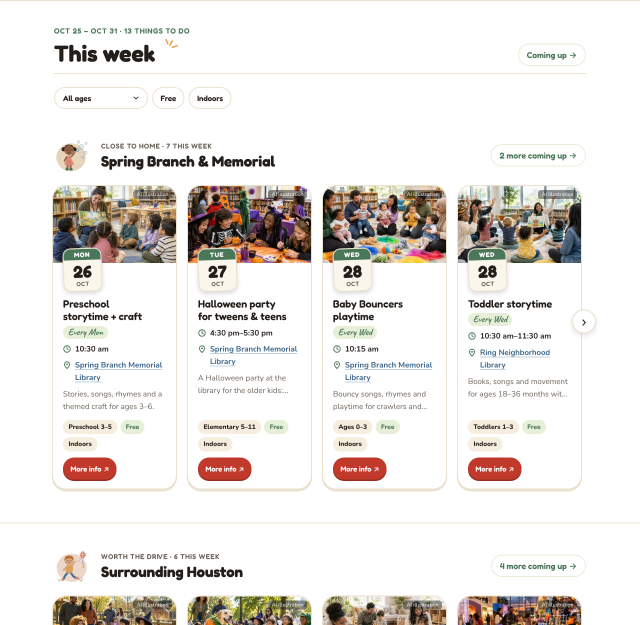
#> input picture sel-a.png, 1280 x 1250 px (shown at 1/2 size)
$ python ig-compose.py ../sel-a.png ../sel-b.png
#> lines starting #> are read from the running program, lines starting #| are printed output that depends on the picture; after the words box and inside, x2 and y2 are one past the last pixel; in counts of white or black regions, pixels touching at a corner belong together
# Turns a generated 2:3 portrait into a 4:5 Instagram image (1080x1350).
# The design (logo included) is drawn by the image model, so we find where the content actually is and crop
# around it. If the content is too tall for a 4:5 crop, the whole design is kept and the sides are extended
# with the background color instead.
# Usage: python3 scripts/ig-compose.py in.jpg out.jpg   (needs Pillow: pip install pillow)
import sys
from collections import Counter
from PIL import Image, ImageChops

W, H = 1080, 1350
src, out = sys.argv[1], sys.argv[2]
im = Image.open(src).convert("RGB")
#> im is the input picture: PIL image 1280x1250 RGB; mean R, G, B 233.1, 229.4, 226.2
w, h = im.size
#> w = 1280; h = 1250
win = round(w * H / W)  # crop height in source pixels for a 4:5 frame
#> win = 1600

# Background: the most common color along the top-center strip (blob shapes sit in the corners).
bins = Counter()
for n, (r, g, b) in im.crop((w // 4, 0, 3 * w // 4, max(4, h // 40))).getcolors(1 << 20):
    bins[(r // 8 * 8, g // 8 * 8, b // 8 * 8)] += n
#> this loop made 2 passes
#> (n, r, g, b) on passes 1 to 2: (18560, 255, 255, 255), (1280, 235, 225, 207)
#> after the loop, bins = {(248, 248, 248): 18560, (232, 224, 200): 1280}
bg = bins.most_common(1)[0][0]
#> bg = (248, 248, 248)

# Rows with content, looking only at the middle 70% of the width so corner decorations don't count.
mid = im.crop((round(w * 0.15), 0, round(w * 0.85), h))
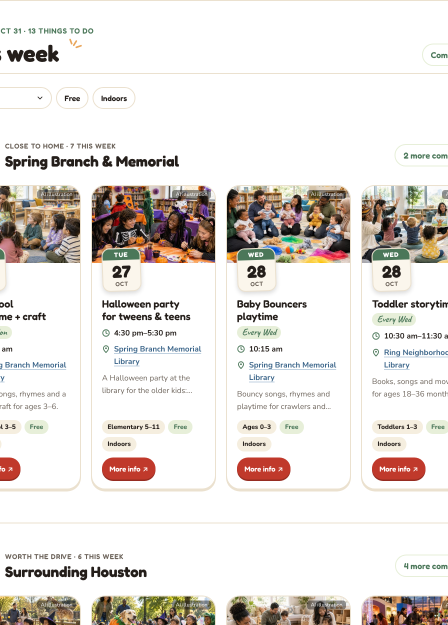
#> mid: PIL image 896x1250 RGB (shown at 1/2 size); mean R, G, B 229.6, 225.1, 221.3
diff = ImageChops.difference(mid, Image.new("RGB", mid.size, bg)).convert("L").point(lambda v: 255 if v > 40 else 0)
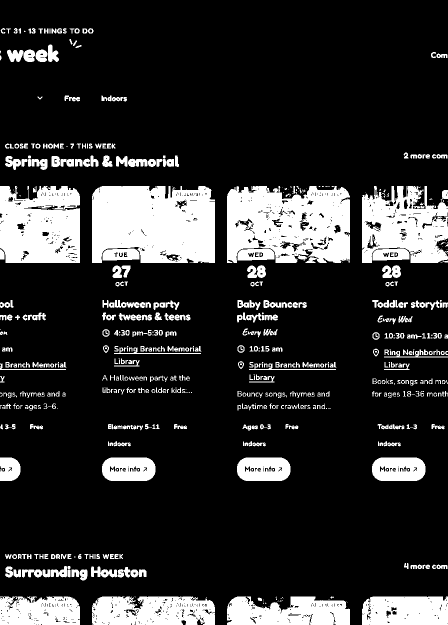
#> diff: PIL image 896x1250 L (shown at 1/2 size); 18.2% white; 663 white regions (196 under 20 px), largest, box (x1, y1, x2, y2) and area: (184, 372, 430, 526) 33746, (454, 372, 700, 526) 31793, (0, 372, 160, 526) 21423
rows = [y for y in range(h) if diff.crop((0, y, mid.width, y + 1)).histogram()[255] > mid.width * 0.01]
#> rows = 608 values from 56 to 1249
top, bottom = (rows[0], rows[-1]) if rows else (0, h - 1)
#> top = 56; bottom = 1249

pad = round(h * 0.02)
#> pad = 25
if bottom - top + 2 * pad <= win:
    # It fits: center the 4:5 window on the content.
    y0 = min(max(0, (top + bottom) // 2 - win // 2), h - win)
#> y0 = -350
    frame = im.crop((0, y0, w, y0 + win)).resize((W, H), Image.LANCZOS)
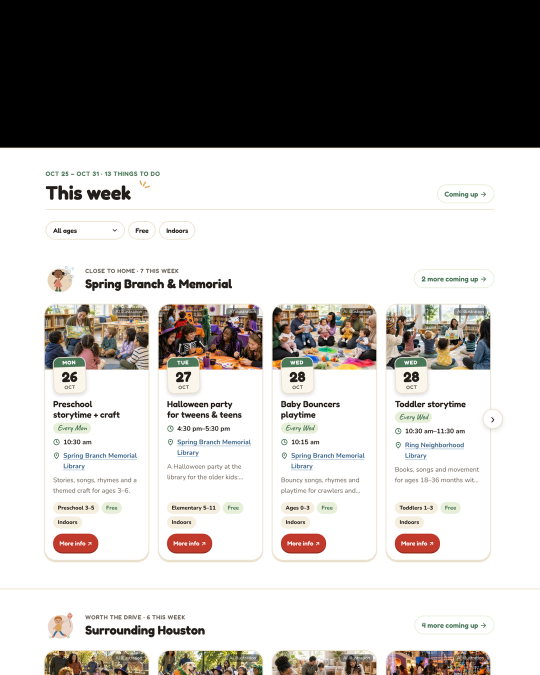
#> frame: PIL image 1080x1350 RGB (shown at 1/2 size); mean R, G, B 182, 179.2, 176.6
else:
    # Too tall: keep everything, scale to the full height, and fill the sides with the background,
    # softly blended so corner shapes fade out instead of ending in a hard line.
    nw = round(w * H / h)
    scaled = im.resize((nw, H), Image.LANCZOS)
    frame = Image.new("RGB", (W, H), bg)
    x0 = (W - nw) // 2
    mask = Image.new("L", (nw, H), 255)
    edge = 40
    for x in range(edge):
        v = round(255 * x / edge)
        mask.paste(v, (x, 0, x + 1, H))
        mask.paste(v, (nw - 1 - x, 0, nw - x, H))
    frame.paste(scaled, (x0, 0), mask)
frame.save(out, quality=90, optimize=True, progressive=True)

$ run again, on sel-m.png
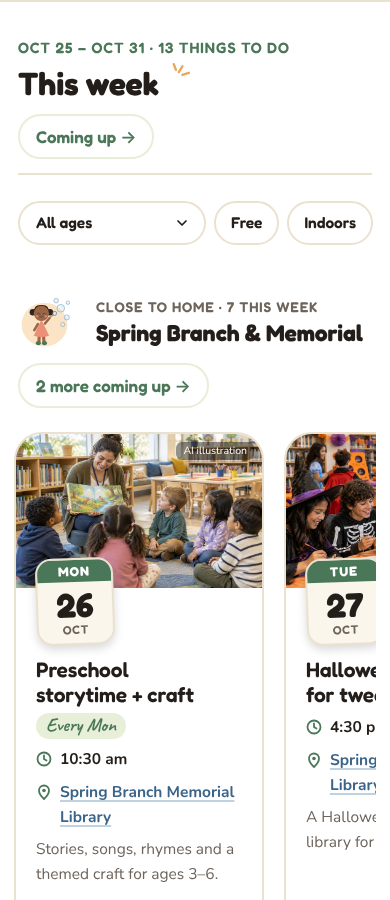
#> input picture sel-m.png, 390 x 900 px
#> im is the input picture: PIL image 390x900 RGB; mean R, G, B 226.7, 224.5, 221.3
#> the loop `for n, (r, g, b) in im.crop((w // 4, 0, 3 * w // 4, max(4, h // 40)))...` made 2 passes
#> (n, r, g, b) on passes 1 to 2: (3900, 255, 255, 255), (390, 235, 225, 207)
#> after the loop `for n, (r, g, b) in im.crop((w // 4, 0, 3 * w // 4, max(4, h // 40)))...`: bins = {(248, 248, 248): 3900, (232, 224, 200): 390}
#> bg = (248, 248, 248)
#> `diff = ImageChops.difference(mid, Image.new("RGB", mid.size, bg)).conv..`:
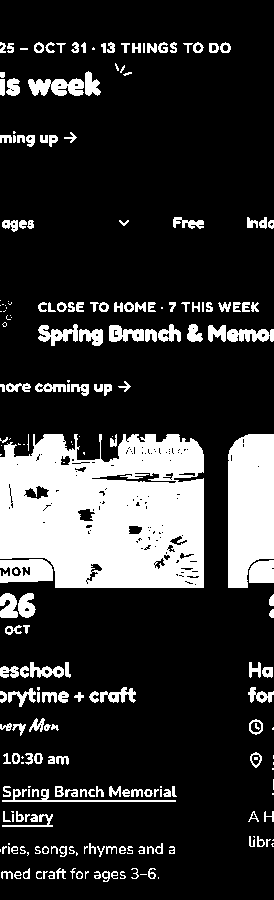
#> diff: PIL image 274x900 L; 19.5% white; 236 white regions (63 under 20 px), largest, box (x1, y1, x2, y2) and area: (0, 434, 204, 588) 26026, (228, 434, 274, 588) 6214, (0, 559, 53, 583) 983
#> rows = 440 values from 42 to 881
#> top = 42; bottom = 881
#> `frame.paste(scaled, (x0, 0), mask)`:
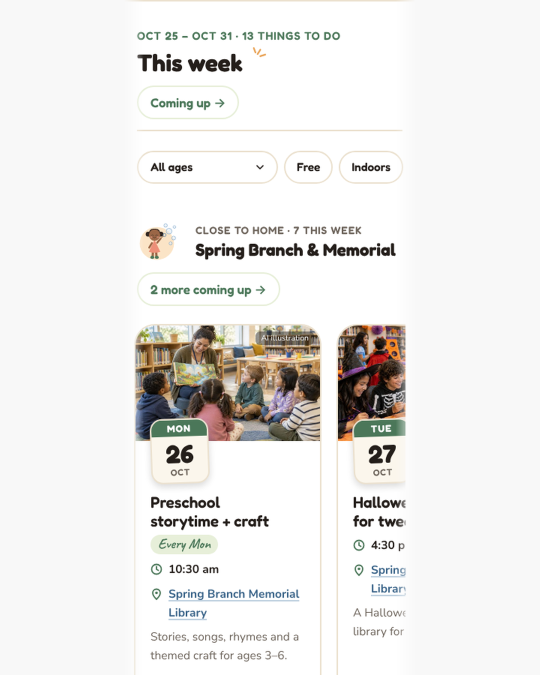
#> frame: PIL image 1080x1350 RGB (shown at 1/2 size); mean R, G, B 236.3, 235.2, 233.4
